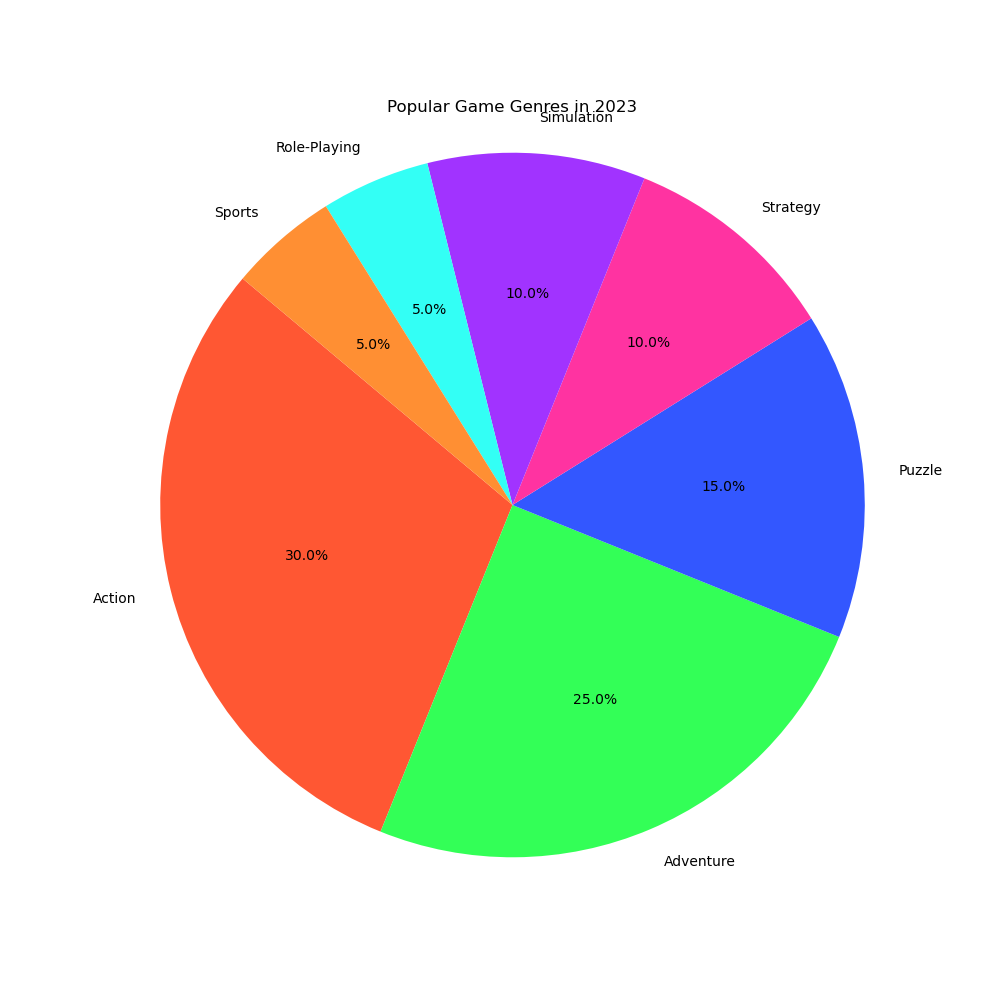

Reproduce this figure in Python.

import matplotlib.pyplot as plt

# Data for the chart
genres = ['Action', 'Adventure', 'Puzzle', 'Strategy', 'Simulation', 'Role-Playing', 'Sports']
percentages = [30, 25, 15, 10, 10, 5, 5]
colors = ['#FF5733', '#33FF57', '#3357FF', '#FF33A1', '#A133FF', '#33FFF5', '#FF8F33']

# Create a pie chart
plt.figure(figsize=(10, 10))  # Set the width and height of the chart
plt.pie(percentages, labels=genres, autopct='%1.1f%%', colors=colors, startangle=140)

plt.title('Popular Game Genres in 2023')  # Change the headline to match the topic
plt.axis('equal')  # Equal aspect ratio ensures that pie is drawn as a circle.

# Display the chart
plt.show()
